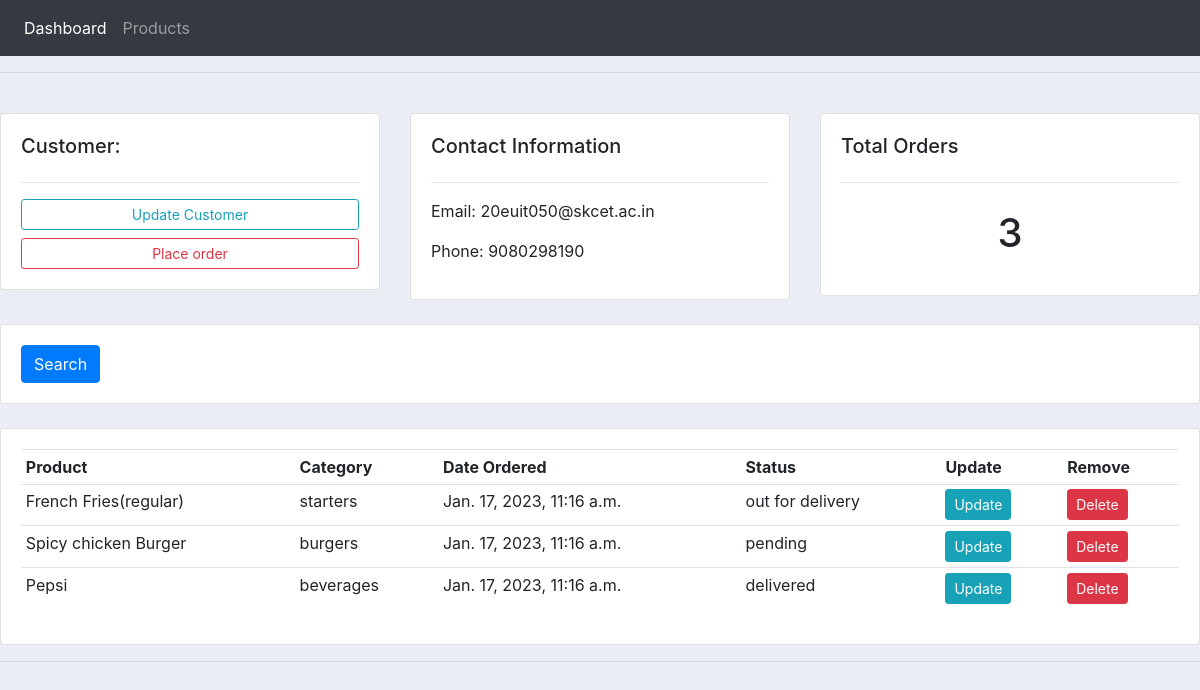
Screenshot of /customers/1/ with the database file from the repository.
### accounts/models.py (models this page shows, shortened)
class Customer(models.Model):
    name=models.CharField(max_length=200,null=True)
    phone=models.CharField(max_length=10,null=True)
    email=models.CharField(max_length=200,null=True)
    datecreated=models.DateTimeField(auto_now_add=True,null=True)

class Order(models.Model):
    STATUS=(
        ('pending','Pending'),
        ('out for delivery','Out for Delivery'),
        ('delivered','Delivered')
    )
    customer=models.ForeignKey(Customer,null=True,on_delete=models.SET_NULL)
    product=models.ForeignKey(Product,null=True,on_delete=models.SET_NULL)
    datecreated=models.DateTimeField(auto_now_add=True,null=True)
    status=models.CharField(max_length=200,null=True,choices=STATUS)

class Product(models.Model):
    CATEGORY=(
        ('Starters','Starters'),
        ('Snacks','Snacks'),
        ('Severages','Beverages'),
        ('Burgers','Burgers'),
        ('Fries','Fries')
    )
    name=models.CharField(max_length=200,null=True)
    price=models.FloatField(null=True)
    category=models.CharField(max_length=200,null=True,choices=CATEGORY)
    description=models.CharField(max_length=200,null=True)
    datecreated=models.DateTimeField(auto_now_add=True,null=True)
    tag=models.ManyToManyField(Tag)
    def __str__(self):
        return self.name

### accounts/views.py (the view)
# urls.py: path('customers/<str:cusid>/',views.customers,name='customers'),
def customers(request,cusid):
    customer=Customer.objects.get(id=cusid)
    orders=customer.order_set.all()
    totord=orders.count()
    context={'customer':customer,'orders':orders,'totord':totord}
    return render(request,'accounts/customer.html',context)

### accounts/templates/accounts/customer.html
{% extends 'accounts/main.html' %}
{% block content %}
<br>
<div class="row">
    <div class="col-md">
        <div class="card card-body">
            <h5>Customer:</h5>
            <hr>
            <a class="btn btn-outline-info btn-sm btn-block" href="">
                Update Customer
            </a>
            <a class="btn btn-outline-danger btn-sm btn-block" href="{% url 'createorder' customer.id %}">
               Place order
            </a>
        </div>
    </div>
    <div class="col-md">
        <div class="card card-body">
            <h5>Contact Information</h5>
            <hr>
            <p>Email: {{customer.email}}</p>
            <p>Phone: {{customer.phone}}</p>
        </div>
    </div>
    <div class="col-md">
        <div class="card card-body">
            <h5>Total Orders</h5>
            <hr>
            <h1 style="text-align: center;padding: 10px">{{totord}}</h1>
        </div>
    </div>
</div>
<br>
<div class="row">
    <div class="col">
        <div class="card card-body">
            <form method="get">
                <button class="btn btn-primary" type="submit">Search</button>
            </form>
        </div>
    </div>
</div>
<br>
<div class="row">
    <div class="col-md">
        <div class="card card-body">
            <table class="table table-sm">
                <tr>
                    <th>Product</th>
                    <th>Category</th>
                    <th>Date Ordered</th>
                    <th>Status</th>
                    <th>Update</th>
                    <th>Remove</th>
                </tr>
                {%for i in orders%}
                <tr>
                    <td>{{i.product}}</td>
                    <td>{{i.product.category}}</td>
                    <td>{{i.datecreated}}</td>
                    <td>{{i.status}}</td>
                    <td><a href="{% url 'updateorder' i.id %}"><button class="btn btn-sm btn-info">Update</button></a></td>
                    <td><a href="{% url 'deleteorder' i.id %}"><button class="btn btn-sm btn-danger">Delete</button></a></td>
                </tr>
                {%endfor%}
            </table>
        </div>
    </div>
</div>
{% endblock %}

### static/css/main.css (style rules this page uses)
body { background-color: #ebeff5; }

### rows the page displays
Customer: email "20euit050@skcet.ac.in", phone "9080298190"
Order: product "French Fries(regular)", product.category "starters", datecreated "Jan. 17, 2023, 11:16 a.m.", status "out for delivery"
Order: product "Spicy chicken Burger", product.category "burgers", datecreated "Jan. 17, 2023, 11:16 a.m.", status "pending"
Order: product "Pepsi", product.category "beverages", datecreated "Jan. 17, 2023, 11:16 a.m.", status "delivered"

### other values shown
{{ totord }} "3"
